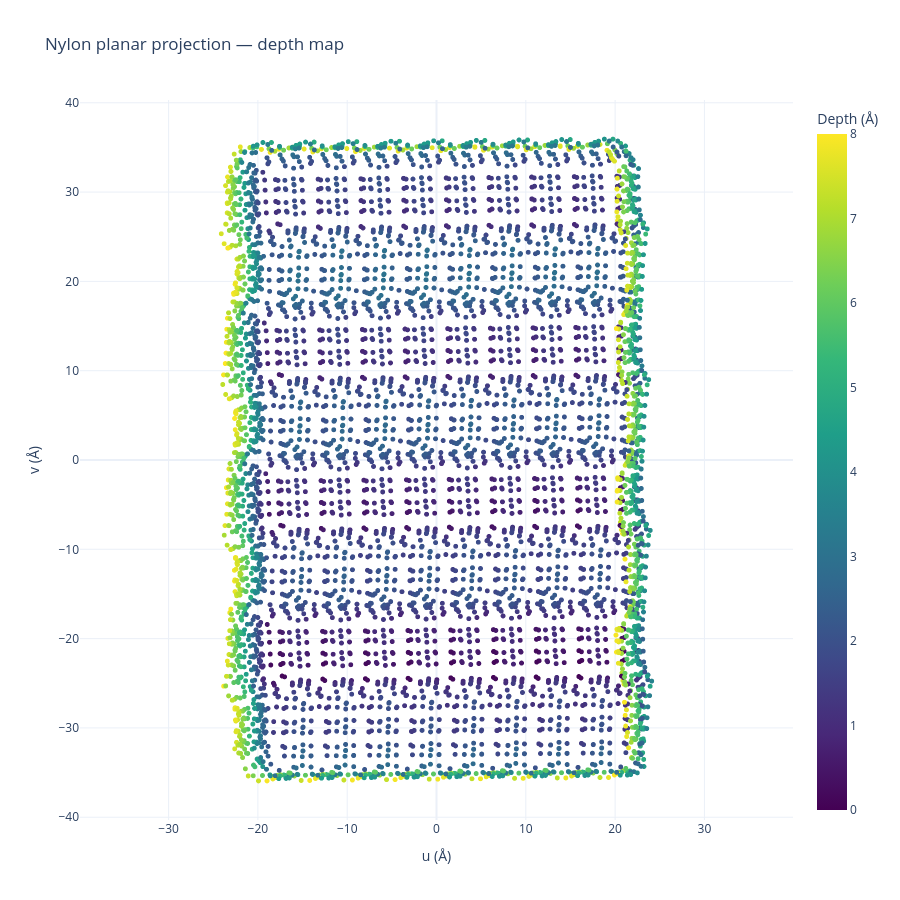

The cell this chart's notebook holds for it:
### Markdown cell above
# MAPPA 1 — DEPTH

## 13. Proiezione 2D colorata per depth

Questa **non è una heatmap interpolata**.

Ogni marker corrisponde a un punto reale dello shell. Le coordinate sono le dimensioni fisiche della proiezione sul piano in Å.

### Code cell
fig_depth = go.Figure(
    go.Scattergl(
        x=front_df["u_A"],
        y=front_df["v_A"],
        mode="markers",
        marker=dict(
            size=MARKER_SIZE,
            color=front_df["depth_A"],
            colorscale="Viridis",
            colorbar=dict(title="Depth (Å)"),
            line=dict(width=0),
        ),
        customdata=np.column_stack([
            front_df["point_id"],
            front_df["x"],
            front_df["y"],
            front_df["z"],
            front_df["depth_A"],
            front_df["signed_contact_distance_A"],
        ]),
        hovertemplate=(
            "point_id = %{customdata[0]:.0f}<br>"
            "u = %{x:.3f} Å<br>"
            "v = %{y:.3f} Å<br>"
            "x = %{customdata[1]:.3f} Å<br>"
            "y = %{customdata[2]:.3f} Å<br>"
            "z = %{customdata[3]:.3f} Å<br>"
            "depth = %{customdata[4]:.4f} Å<br>"
            "signed contact distance = %{customdata[5]:.4f} Å"
            "<extra></extra>"
        ),
    )
)

fig_depth.update_layout(
    title="Nylon planar projection — depth map",
    template="plotly_white",
    width=900,
    height=900,
    xaxis=dict(
        title="u (Å)",
        scaleanchor="y",
        scaleratio=1,
        zeroline=True,
    ),
    yaxis=dict(
        title="v (Å)",
        zeroline=True,
    ),
)

fig_depth.show()

### Figure 1 — Plotly figure (JSON) as saved in the notebook; plotly's stock layout.template omitted (floating-point values rounded to 4 significant figures; data arrays with more than 128 entries replaced by an {"elided": "..."} marker saying what was removed)
{"data": [{"customdata": {"elided": "6148x6 float values"}, "hovertemplate": "point_id = %{customdata[0]:.0f}<br>u = %{x:.3f} Å<br>v = %{y:.3f} Å<br>x = %{customdata[1]:.3f} Å<br>y = %{customdata[2]:.3f} Å<br>z = %{customdata[3]:.3f} Å<br>depth = %{customdata[4]:.4f} Å<br>signed contact distance = %{customdata[5]:.4f} Å<extra></extra>", "marker": {"color": {"elided": "6148 float values"}, "colorbar": {"title": {"text": "Depth (Å)"}}, "colorscale": [[0.0, "#440154"], [0.1111, "#482878"], [0.2222, "#3e4989"], [0.3333, "#31688e"], [0.4444, "#26828e"], [0.5556, "#1f9e89"], [0.6667, "#35b779"], [0.7778, "#6ece58"], [0.8889, "#b5de2b"], [1.0, "#fde725"]], "line": {"width": 0}, "size": 5}, "mode": "markers", "x": {"elided": "6148 float values"}, "y": {"elided": "6148 float values"}, "type": "scattergl"}], "layout": {"xaxis": {"title": {"text": "u (Å)"}, "scaleanchor": "y", "scaleratio": 1, "zeroline": true}, "yaxis": {"title": {"text": "v (Å)"}, "zeroline": true}, "title": {"text": "Nylon planar projection — depth map"}, "width": 900, "height": 900}}
